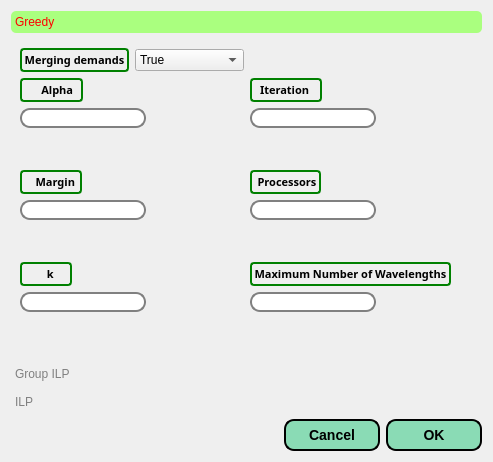
<?xml version="1.0" encoding="UTF-8"?>
<ui version="4.0">
 <class>RWA_Window</class>
 <widget class="QWidget" name="RWA_Window">
  <property name="geometry">
   <rect>
    <x>0</x>
    <y>0</y>
    <width>493</width>
    <height>462</height>
   </rect>
  </property>
  <property name="windowTitle">
   <string>RWA_Window</string>
  </property>
  <layout class="QGridLayout" name="gridLayout">
   <item row="0" column="0">
    <widget class="QToolBox" name="RW_toolBox">
     <property name="styleSheet">
      <string notr="true">QToolBox::tab {
    background: qlineargradient(x1: 0, y1: 0, x2: 0, y2: 1,
                                stop: 0 #E1E1E1, stop: 0.4 #DDDDDD,
                                stop: 0.5 #D8D8D8, stop: 1.0 #D3D3D3);
    border-radius: 5px;
    color: gray;
}

QToolBox::tab:selected {
	font: 75 8pt &quot;MS Shell Dlg 2&quot;;
    color: red;
	background-color: rgb(170, 255, 127);
}

QToolBox::tab:only-one{
}</string>
     </property>
     <property name="currentIndex">
      <number>0</number>
     </property>
     <widget class="QWidget" name="Greedy">
      <property name="geometry">
       <rect>
        <x>0</x>
        <y>0</y>
        <width>471</width>
        <height>305</height>
       </rect>
      </property>
      <attribute name="label">
       <string>Greedy</string>
      </attribute>
      <layout class="QGridLayout" name="gridLayout_4">
       <item row="0" column="0">
        <layout class="QGridLayout" name="mergindemands_gridlayout_3">
         <item row="0" column="0">
          <widget class="QLabel" name="Mergin_DemandRe_Label">
           <property name="font">
            <font>
             <family>IRANSans</family>
             <pointsize>8</pointsize>
             <weight>75</weight>
             <bold>true</bold>
            </font>
           </property>
           <property name="styleSheet">
            <string notr="true"> QLabel {
    border: 2px solid green;
    border-radius: 4px;
    padding: 2px;
}</string>
           </property>
           <property name="text">
            <string>Merging demands</string>
           </property>
           <property name="alignment">
            <set>Qt::AlignCenter</set>
           </property>
          </widget>
         </item>
         <item row="0" column="1">
          <widget class="QComboBox" name="Mergin_DemandRe_LineEdit">
           <property name="styleSheet">
            <string notr="true"/>
           </property>
           <property name="editable">
            <bool>false</bool>
           </property>
           <property name="currentText">
            <string>True</string>
           </property>
           <item>
            <property name="text">
             <string>True</string>
            </property>
           </item>
           <item>
            <property name="text">
             <string>False</string>
            </property>
           </item>
          </widget>
         </item>
        </layout>
       </item>
       <item row="1" column="0">
        <layout class="QFormLayout" name="formLayout_13">
         <item row="0" column="0">
          <widget class="QLabel" name="Greedy_Alpha_Label">
           <property name="font">
            <font>
             <family>IRANSans</family>
             <pointsize>8</pointsize>
             <weight>75</weight>
             <bold>true</bold>
            </font>
           </property>
           <property name="styleSheet">
            <string notr="true"> QLabel {
    border: 2px solid green;
    border-radius: 4px;
    padding: 2px;
}</string>
           </property>
           <property name="text">
            <string>      Alpha  </string>
           </property>
           <property name="alignment">
            <set>Qt::AlignCenter</set>
           </property>
          </widget>
         </item>
         <item row="1" column="0">
          <widget class="QLineEdit" name="Greedy_Alpha_LineEdit">
           <property name="styleSheet">
            <string notr="true"> QLineEdit {
    border: 2px solid gray;
    border-radius: 10px;
    padding: 0 8px;
    selection-background-color: darkgray;
}</string>
           </property>
           <property name="text">
            <string/>
           </property>
          </widget>
         </item>
        </layout>
       </item>
       <item row="1" column="1">
        <layout class="QFormLayout" name="formLayout_14">
         <item row="0" column="0">
          <widget class="QLabel" name="Greedy_Iteration_Label">
           <property name="font">
            <font>
             <family>IRANSans</family>
             <pointsize>8</pointsize>
             <weight>75</weight>
             <bold>true</bold>
            </font>
           </property>
           <property name="styleSheet">
            <string notr="true"> QLabel {
    border: 2px solid green;
    border-radius: 4px;
    padding: 2px;
}</string>
           </property>
           <property name="text">
            <string>  Iteration   </string>
           </property>
           <property name="alignment">
            <set>Qt::AlignCenter</set>
           </property>
          </widget>
         </item>
         <item row="1" column="0">
          <widget class="QLineEdit" name="Greedy_Iteration_LineEdit">
           <property name="styleSheet">
            <string notr="true">
 QLineEdit {
    border: 2px solid gray;
    border-radius: 10px;
    padding: 0 8px;
    selection-background-color: darkgray;
}</string>
           </property>
           <property name="text">
            <string/>
           </property>
          </widget>
         </item>
        </layout>
       </item>
       <item row="2" column="0">
        <layout class="QFormLayout" name="formLayout_15">
         <item row="0" column="0">
          <widget class="QLabel" name="Greedy_Margin_Label">
           <property name="font">
            <font>
             <family>IRANSans</family>
             <pointsize>8</pointsize>
             <weight>75</weight>
             <bold>true</bold>
            </font>
           </property>
           <property name="styleSheet">
            <string notr="true"> QLabel {
    border: 2px solid green;
    border-radius: 4px;
    padding: 2px;
}</string>
           </property>
           <property name="text">
            <string>    Margin </string>
           </property>
           <property name="alignment">
            <set>Qt::AlignCenter</set>
           </property>
          </widget>
         </item>
         <item row="1" column="0">
          <widget class="QLineEdit" name="Greedy_Margin_LineEdit">
           <property name="styleSheet">
            <string notr="true">
 QLineEdit {
    border: 2px solid gray;
    border-radius: 10px;
    padding: 0 8px;
    selection-background-color: darkgray;
}</string>
           </property>
           <property name="text">
            <string/>
           </property>
          </widget>
         </item>
        </layout>
       </item>
       <item row="2" column="1">
        <layout class="QFormLayout" name="formLayout_16">
         <item row="0" column="0">
          <widget class="QLabel" name="Greedy_Processors_Label">
           <property name="font">
            <font>
             <family>IRANSans</family>
             <pointsize>8</pointsize>
             <weight>75</weight>
             <bold>true</bold>
            </font>
           </property>
           <property name="styleSheet">
            <string notr="true"> QLabel {
    border: 2px solid green;
    border-radius: 4px;
    padding: 2px;
}</string>
           </property>
           <property name="text">
            <string> Processors</string>
           </property>
           <property name="alignment">
            <set>Qt::AlignCenter</set>
           </property>
          </widget>
         </item>
         <item row="1" column="0">
          <widget class="QLineEdit" name="Greedy_Processors_LineEdit">
           <property name="styleSheet">
            <string notr="true">
 QLineEdit {
    border: 2px solid gray;
    border-radius: 10px;
    padding: 0 8px;
    selection-background-color: darkgray;
}</string>
           </property>
           <property name="text">
            <string/>
           </property>
          </widget>
         </item>
        </layout>
       </item>
       <item row="3" column="0">
        <layout class="QFormLayout" name="formLayout_17">
         <item row="0" column="0">
          <widget class="QLabel" name="Greedy_K_Label">
           <property name="font">
            <font>
             <family>IRANSans</family>
             <pointsize>8</pointsize>
             <weight>75</weight>
             <bold>true</bold>
            </font>
           </property>
           <property name="styleSheet">
            <string notr="true"> QLabel {
    border: 2px solid green;
    border-radius: 4px;
    padding: 2px;
}</string>
           </property>
           <property name="text">
            <string>        k     </string>
           </property>
           <property name="alignment">
            <set>Qt::AlignCenter</set>
           </property>
          </widget>
         </item>
         <item row="1" column="0">
          <widget class="QLineEdit" name="Greedy_K_LineEdit">
           <property name="styleSheet">
            <string notr="true">
 QLineEdit {
    border: 2px solid gray;
    border-radius: 10px;
    padding: 0 8px;
    selection-background-color: darkgray;
}</string>
           </property>
           <property name="text">
            <string/>
           </property>
          </widget>
         </item>
        </layout>
       </item>
       <item row="3" column="1">
        <layout class="QFormLayout" name="formLayout_18">
         <item row="1" column="0">
          <widget class="QLineEdit" name="Greedy_MaxNW_LineEdit">
           <property name="styleSheet">
            <string notr="true"> QLineEdit {
    border: 2px solid gray;
    border-radius: 10px;
    padding: 0 8px;
    selection-background-color: darkgray;
}</string>
           </property>
           <property name="text">
            <string/>
           </property>
          </widget>
         </item>
         <item row="0" column="0">
          <widget class="QLabel" name="Greedy_MaxNW_Label">
           <property name="font">
            <font>
             <family>IRANSans</family>
             <pointsize>8</pointsize>
             <weight>75</weight>
             <bold>true</bold>
            </font>
           </property>
           <property name="styleSheet">
            <string notr="true"> QLabel {
    border: 2px solid green;
    border-radius: 4px;
    padding: 2px;
}</string>
           </property>
           <property name="text">
            <string>Maximum Number of Wavelengths</string>
           </property>
           <property name="alignment">
            <set>Qt::AlignCenter</set>
           </property>
          </widget>
         </item>
        </layout>
       </item>
      </layout>
     </widget>
     <widget class="QWidget" name="Group_ILP">
      <property name="geometry">
       <rect>
        <x>0</x>
        <y>0</y>
        <width>471</width>
        <height>305</height>
       </rect>
      </property>
      <attribute name="label">
       <string>Group ILP</string>
      </attribute>
      <layout class="QGridLayout" name="gridLayout_2">
       <item row="0" column="0">
        <layout class="QFormLayout" name="formLayout_19">
         <item row="0" column="0">
          <widget class="QLabel" name="GroupILP_Alpha_Label">
           <property name="font">
            <font>
             <family>IRANSans</family>
             <pointsize>8</pointsize>
             <weight>75</weight>
             <bold>true</bold>
            </font>
           </property>
           <property name="styleSheet">
            <string notr="true"> QLabel {
    border: 2px solid green;
    border-radius: 4px;
    padding: 2px;
}</string>
           </property>
           <property name="text">
            <string>      Alpha  </string>
           </property>
           <property name="alignment">
            <set>Qt::AlignCenter</set>
           </property>
          </widget>
         </item>
         <item row="1" column="0">
          <widget class="QLineEdit" name="GroupILP_Alpha_LineEdit">
           <property name="styleSheet">
            <string notr="true"> QLineEdit {
    border: 2px solid gray;
    border-radius: 10px;
    padding: 0 8px;
    selection-background-color: darkgray;
}</string>
           </property>
           <property name="text">
            <string/>
           </property>
          </widget>
         </item>
        </layout>
       </item>
       <item row="0" column="1">
        <layout class="QFormLayout" name="formLayout_20">
         <item row="0" column="0">
          <widget class="QLabel" name="GroupILP_Iteration_Label">
           <property name="font">
            <font>
             <family>IRANSans</family>
             <pointsize>8</pointsize>
             <weight>75</weight>
             <bold>true</bold>
            </font>
           </property>
           <property name="styleSheet">
            <string notr="true"> QLabel {
    border: 2px solid green;
    border-radius: 4px;
    padding: 2px;
}</string>
           </property>
           <property name="text">
            <string>  Iteration   </string>
           </property>
           <property name="alignment">
            <set>Qt::AlignCenter</set>
           </property>
          </widget>
         </item>
         <item row="1" column="0">
          <widget class="QLineEdit" name="GroupILP_Iteration_LineEdit">
           <property name="styleSheet">
            <string notr="true"> QLineEdit {
    border: 2px solid gray;
    border-radius: 10px;
    padding: 0 8px;
    selection-background-color: darkgray;
}</string>
           </property>
           <property name="text">
            <string/>
           </property>
          </widget>
         </item>
        </layout>
       </item>
       <item row="1" column="0">
        <layout class="QFormLayout" name="formLayout_21">
         <item row="0" column="0">
          <widget class="QLabel" name="GroupILP_Margin_Label">
           <property name="font">
            <font>
             <family>IRANSans</family>
             <pointsize>8</pointsize>
             <weight>75</weight>
             <bold>true</bold>
            </font>
           </property>
           <property name="styleSheet">
            <string notr="true"> QLabel {
    border: 2px solid green;
    border-radius: 4px;
    padding: 2px;
}</string>
           </property>
           <property name="text">
            <string>    Margin </string>
           </property>
           <property name="alignment">
            <set>Qt::AlignCenter</set>
           </property>
          </widget>
         </item>
         <item row="1" column="0">
          <widget class="QLineEdit" name="GroupILP_Margin_LineEdit">
           <property name="styleSheet">
            <string notr="true"> QLineEdit {
    border: 2px solid gray;
    border-radius: 10px;
    padding: 0 8px;
    selection-background-color: darkgray;
}</string>
           </property>
           <property name="text">
            <string/>
           </property>
          </widget>
         </item>
        </layout>
       </item>
       <item row="1" column="1">
        <layout class="QFormLayout" name="formLayout_22">
         <item row="0" column="0">
          <widget class="QLabel" name="GroupILP_Processors_Label">
           <property name="font">
            <font>
             <family>IRANSans</family>
             <pointsize>8</pointsize>
             <weight>75</weight>
             <bold>true</bold>
            </font>
           </property>
           <property name="styleSheet">
            <string notr="true"> QLabel {
    border: 2px solid green;
    border-radius: 4px;
    padding: 2px;
}</string>
           </property>
           <property name="text">
            <string> Processors</string>
           </property>
           <property name="alignment">
            <set>Qt::AlignCenter</set>
           </property>
          </widget>
         </item>
         <item row="1" column="0">
          <widget class="QLineEdit" name="GroupILP_Processors_LineEdit">
           <property name="styleSheet">
            <string notr="true"> QLineEdit {
    border: 2px solid gray;
    border-radius: 10px;
    padding: 0 8px;
    selection-background-color: darkgray;
}</string>
           </property>
           <property name="text">
            <string/>
           </property>
          </widget>
         </item>
        </layout>
       </item>
       <item row="2" column="0">
        <layout class="QFormLayout" name="formLayout_23">
         <item row="0" column="0">
          <widget class="QLabel" name="GroupILP_K_Label">
           <property name="font">
            <font>
             <family>IRANSans</family>
             <pointsize>8</pointsize>
             <weight>75</weight>
             <bold>true</bold>
            </font>
           </property>
           <property name="styleSheet">
            <string notr="true"> QLabel {
    border: 2px solid green;
    border-radius: 4px;
    padding: 2px;
}</string>
           </property>
           <property name="text">
            <string>        k     </string>
           </property>
           <property name="alignment">
            <set>Qt::AlignCenter</set>
           </property>
          </widget>
         </item>
         <item row="1" column="0">
          <widget class="QLineEdit" name="GroupILP_K_LineEdit">
           <property name="styleSheet">
            <string notr="true"> QLineEdit {
    border: 2px solid gray;
    border-radius: 10px;
    padding: 0 8px;
    selection-background-color: darkgray;
}</string>
           </property>
           <property name="text">
            <string/>
           </property>
          </widget>
         </item>
        </layout>
       </item>
       <item row="2" column="1">
        <layout class="QFormLayout" name="formLayout_24">
         <item row="0" column="0">
          <widget class="QLabel" name="GroupILP_MaxNW_Label">
           <property name="font">
            <font>
             <family>IRANSans</family>
             <pointsize>8</pointsize>
             <weight>75</weight>
             <bold>true</bold>
            </font>
           </property>
           <property name="styleSheet">
            <string notr="true"> QLabel {
    border: 2px solid green;
    border-radius: 4px;
    padding: 2px;
}</string>
           </property>
           <property name="text">
            <string>Maximum Number of Wavelengths</string>
           </property>
           <property name="alignment">
            <set>Qt::AlignCenter</set>
           </property>
          </widget>
         </item>
         <item row="1" column="0">
          <widget class="QLineEdit" name="GroupILP_MaxNW_LineEdit">
           <property name="styleSheet">
            <string notr="true"> QLineEdit {
    border: 2px solid gray;
    border-radius: 10px;
    padding: 0 8px;
    selection-background-color: darkgray;
}</string>
           </property>
           <property name="text">
            <string/>
           </property>
          </widget>
         </item>
        </layout>
       </item>
       <item row="3" column="0">
        <layout class="QFormLayout" name="formLayout_25">
         <item row="0" column="0">
          <widget class="QLabel" name="GroupILP_Groupsize_Label">
           <property name="font">
            <font>
             <family>IRANSans</family>
             <pointsize>8</pointsize>
             <weight>75</weight>
             <bold>true</bold>
            </font>
           </property>
           <property name="styleSheet">
            <string notr="true"> QLabel {
    border: 2px solid green;
    border-radius: 4px;
    padding: 2px;
}</string>
           </property>
           <property name="text">
            <string>Group Size</string>
           </property>
           <property name="alignment">
            <set>Qt::AlignCenter</set>
           </property>
          </widget>
         </item>
         <item row="1" column="0">
          <widget class="QLineEdit" name="GroupILP_Groupsize_LineEdit">
           <property name="styleSheet">
            <string notr="true"> QLineEdit {
    border: 2px solid gray;
    border-radius: 10px;
    padding: 0 8px;
    selection-background-color: darkgray;
}</string>
           </property>
           <property name="text">
            <string/>
           </property>
          </widget>
         </item>
        </layout>
       </item>
       <item row="3" column="1">
        <layout class="QFormLayout" name="formLayout_26">
         <item row="1" column="0">
          <widget class="QLineEdit" name="GroupILP_History_LineEdit">
           <property name="styleSheet">
            <string notr="true"> QLineEdit {
    border: 2px solid gray;
    border-radius: 10px;
    padding: 0 8px;
    selection-background-color: darkgray;
}</string>
           </property>
           <property name="text">
            <string/>
           </property>
          </widget>
         </item>
         <item row="0" column="0">
          <widget class="QLabel" name="GroupILP_History_Label">
           <property name="font">
            <font>
             <family>IRANSans</family>
             <pointsize>8</pointsize>
             <weight>75</weight>
             <bold>true</bold>
            </font>
           </property>
           <property name="styleSheet">
            <string notr="true"> QLabel {
    border: 2px solid green;
    border-radius: 4px;
    padding: 2px;
}</string>
           </property>
           <property name="text">
            <string>      History   </string>
           </property>
           <property name="alignment">
            <set>Qt::AlignCenter</set>
           </property>
          </widget>
         </item>
        </layout>
       </item>
      </layout>
     </widget>
     <widget class="QWidget" name="ILP">
      <property name="geometry">
       <rect>
        <x>0</x>
        <y>0</y>
        <width>471</width>
        <height>305</height>
       </rect>
      </property>
      <attribute name="label">
       <string>ILP</string>
      </attribute>
      <layout class="QFormLayout" name="formLayout">
       <item row="0" column="0">
        <layout class="QFormLayout" name="formLayout_28">
         <item row="0" column="0">
          <widget class="QLabel" name="ILP_Margin_Label">
           <property name="font">
            <font>
             <family>IRANSans</family>
             <pointsize>8</pointsize>
             <weight>75</weight>
             <bold>true</bold>
            </font>
           </property>
           <property name="styleSheet">
            <string notr="true"> QLabel {
    border: 2px solid green;
    border-radius: 4px;
    padding: 2px;
}</string>
           </property>
           <property name="text">
            <string>    Margin </string>
           </property>
           <property name="alignment">
            <set>Qt::AlignCenter</set>
           </property>
          </widget>
         </item>
         <item row="1" column="0">
          <widget class="QLineEdit" name="ILP_Margin_LineEdit">
           <property name="styleSheet">
            <string notr="true"> QLineEdit {
    border: 2px solid gray;
    border-radius: 10px;
    padding: 0 8px;
    selection-background-color: darkgray;
}</string>
           </property>
           <property name="text">
            <string/>
           </property>
          </widget>
         </item>
        </layout>
       </item>
       <item row="0" column="1">
        <layout class="QFormLayout" name="formLayout_29">
         <item row="0" column="0">
          <widget class="QLabel" name="ILP_Processors_Label">
           <property name="font">
            <font>
             <family>IRANSans</family>
             <pointsize>8</pointsize>
             <weight>75</weight>
             <bold>true</bold>
            </font>
           </property>
           <property name="styleSheet">
            <string notr="true"> QLabel {
    border: 2px solid green;
    border-radius: 4px;
    padding: 2px;
}</string>
           </property>
           <property name="text">
            <string> Processors</string>
           </property>
           <property name="alignment">
            <set>Qt::AlignCenter</set>
           </property>
          </widget>
         </item>
         <item row="1" column="0">
          <widget class="QLineEdit" name="ILP_Processors_LineEdit">
           <property name="styleSheet">
            <string notr="true"> QLineEdit {
    border: 2px solid gray;
    border-radius: 10px;
    padding: 0 8px;
    selection-background-color: darkgray;
}</string>
           </property>
           <property name="text">
            <string/>
           </property>
          </widget>
         </item>
        </layout>
       </item>
       <item row="1" column="0">
        <layout class="QFormLayout" name="formLayout_30">
         <item row="0" column="0">
          <widget class="QLabel" name="ILP_K_Label">
           <property name="font">
            <font>
             <family>IRANSans</family>
             <pointsize>8</pointsize>
             <weight>75</weight>
             <bold>true</bold>
            </font>
           </property>
           <property name="styleSheet">
            <string notr="true"> QLabel {
    border: 2px solid green;
    border-radius: 4px;
    padding: 2px;
}</string>
           </property>
           <property name="text">
            <string>        k     </string>
           </property>
           <property name="alignment">
            <set>Qt::AlignCenter</set>
           </property>
          </widget>
         </item>
         <item row="1" column="0">
          <widget class="QLineEdit" name="ILP_K_LineEdit">
           <property name="styleSheet">
            <string notr="true"> QLineEdit {
    border: 2px solid gray;
    border-radius: 10px;
    padding: 0 8px;
    selection-background-color: darkgray;
}</string>
           </property>
           <property name="text">
            <string/>
           </property>
          </widget>
         </item>
        </layout>
       </item>
       <item row="1" column="1">
        <layout class="QFormLayout" name="formLayout_31">
         <item row="0" column="0">
          <widget class="QLabel" name="ILP_MaxNW_Label">
           <property name="font">
            <font>
             <family>IRANSans</family>
             <pointsize>8</pointsize>
             <weight>75</weight>
             <bold>true</bold>
            </font>
           </property>
           <property name="styleSheet">
            <string notr="true"> QLabel {
    border: 2px solid green;
    border-radius: 4px;
    padding: 2px;
}</string>
           </property>
           <property name="text">
            <string>Maximum Number of Wavelengths</string>
           </property>
           <property name="alignment">
            <set>Qt::AlignCenter</set>
           </property>
          </widget>
         </item>
         <item row="1" column="0">
          <widget class="QLineEdit" name="ILP_MaxNW_LineEdit">
           <property name="styleSheet">
            <string notr="true"> QLineEdit {
    border: 2px solid gray;
    border-radius: 10px;
    padding: 0 8px;
    selection-background-color: darkgray;
}</string>
           </property>
           <property name="text">
            <string/>
           </property>
          </widget>
         </item>
        </layout>
       </item>
       <item row="2" column="0">
        <layout class="QFormLayout" name="formLayout_27">
         <item row="0" column="0">
          <widget class="QLabel" name="ILP_Alpha_Label">
           <property name="font">
            <font>
             <family>IRANSans</family>
             <pointsize>8</pointsize>
             <weight>75</weight>
             <bold>true</bold>
            </font>
           </property>
           <property name="styleSheet">
            <string notr="true"> QLabel {
    border: 2px solid green;
    border-radius: 4px;
    padding: 2px;
}</string>
           </property>
           <property name="text">
            <string>      Alpha  </string>
           </property>
           <property name="alignment">
            <set>Qt::AlignCenter</set>
           </property>
          </widget>
         </item>
         <item row="1" column="0">
          <widget class="QLineEdit" name="ILP_Alpha_LineEdit">
           <property name="styleSheet">
            <string notr="true"> QLineEdit {
    border: 2px solid gray;
    border-radius: 10px;
    padding: 0 8px;
    selection-background-color: darkgray;
}</string>
           </property>
           <property name="text">
            <string/>
           </property>
          </widget>
         </item>
        </layout>
       </item>
      </layout>
     </widget>
    </widget>
   </item>
   <item row="1" column="0">
    <layout class="QGridLayout" name="gridLayout_3">
     <item row="0" column="2">
      <widget class="QPushButton" name="ok_pushbutton">
       <property name="styleSheet">
        <string notr="true">QPushButton {
    border: 2px solid #8f8f91;
    border-radius: 6px;
    background-color: #8ADBB5;
    min-width: 80px;
	border-style: outset;
    border-width: 2px;
    border-radius: 10px;
    border-color: dark-orange;
    font: bold 14px;
    min-width: 10em;
    padding: 6px;
}

QPushButton:pressed {
    background-color: qlineargradient(x1: 0, y1: 0, x2: 0, y2: 1,
                                      stop: 0 #dadbde, stop: 1 #f6f7fa);
}
QPushButton::hover{
	background-color: #2EDB8A;
}

QPushButton:flat {
    border: none; /* no border for a flat push button */
}

QPushButton:default {
    border-color: navy; /* make the default button prominent */
}
QPushButton:open { /* when the button has its menu open */
    background-color: qlineargradient(x1: 0, y1: 0, x2: 0, y2: 1,
                                      stop: 0 #dadbde, stop: 1 #f6f7fa);
}

QPushButton::menu-indicator {
    image: url(menu_indicator.png);
    subcontrol-origin: padding;
    subcontrol-position: bottom right;
}

QPushButton::menu-indicator:pressed, QPushButton::menu-indicator:open {
    position: relative;
    top: 2px; left: 2px; /* shift the arrow by 2 px */
}</string>
       </property>
       <property name="text">
        <string>OK</string>
       </property>
       <property name="autoDefault">
        <bool>false</bool>
       </property>
      </widget>
     </item>
     <item row="0" column="1">
      <widget class="QPushButton" name="cancel_pushbutton">
       <property name="styleSheet">
        <string notr="true">QPushButton {
    border: 2px solid #8f8f91;
    border-radius: 6px;
    background-color: #8ADBB5;
    min-width: 80px;
	border-style: outset;
    border-width: 2px;
    border-radius: 10px;
    border-color: dark-orange;
    font: bold 14px;
    min-width: 10em;
    padding: 6px;
}

QPushButton:pressed {
    background-color: qlineargradient(x1: 0, y1: 0, x2: 0, y2: 1,
                                      stop: 0 #dadbde, stop: 1 #f6f7fa);
}
QPushButton::hover{
	background-color: #2EDB8A;
}

QPushButton:flat {
    border: none; /* no border for a flat push button */
}

QPushButton:default {
    border-color: navy; /* make the default button prominent */
}
QPushButton:open { /* when the button has its menu open */
    background-color: qlineargradient(x1: 0, y1: 0, x2: 0, y2: 1,
                                      stop: 0 #dadbde, stop: 1 #f6f7fa);
}

QPushButton::menu-indicator {
    image: url(menu_indicator.png);
    subcontrol-origin: padding;
    subcontrol-position: bottom right;
}

QPushButton::menu-indicator:pressed, QPushButton::menu-indicator:open {
    position: relative;
    top: 2px; left: 2px; /* shift the arrow by 2 px */
}</string>
       </property>
       <property name="text">
        <string>Cancel</string>
       </property>
      </widget>
     </item>
     <item row="0" column="0">
      <spacer name="horizontalSpacer_3">
       <property name="orientation">
        <enum>Qt::Horizontal</enum>
       </property>
       <property name="sizeHint" stdset="0">
        <size>
         <width>40</width>
         <height>20</height>
        </size>
       </property>
      </spacer>
     </item>
    </layout>
   </item>
  </layout>
 </widget>
 <resources/>
 <connections/>
</ui>
